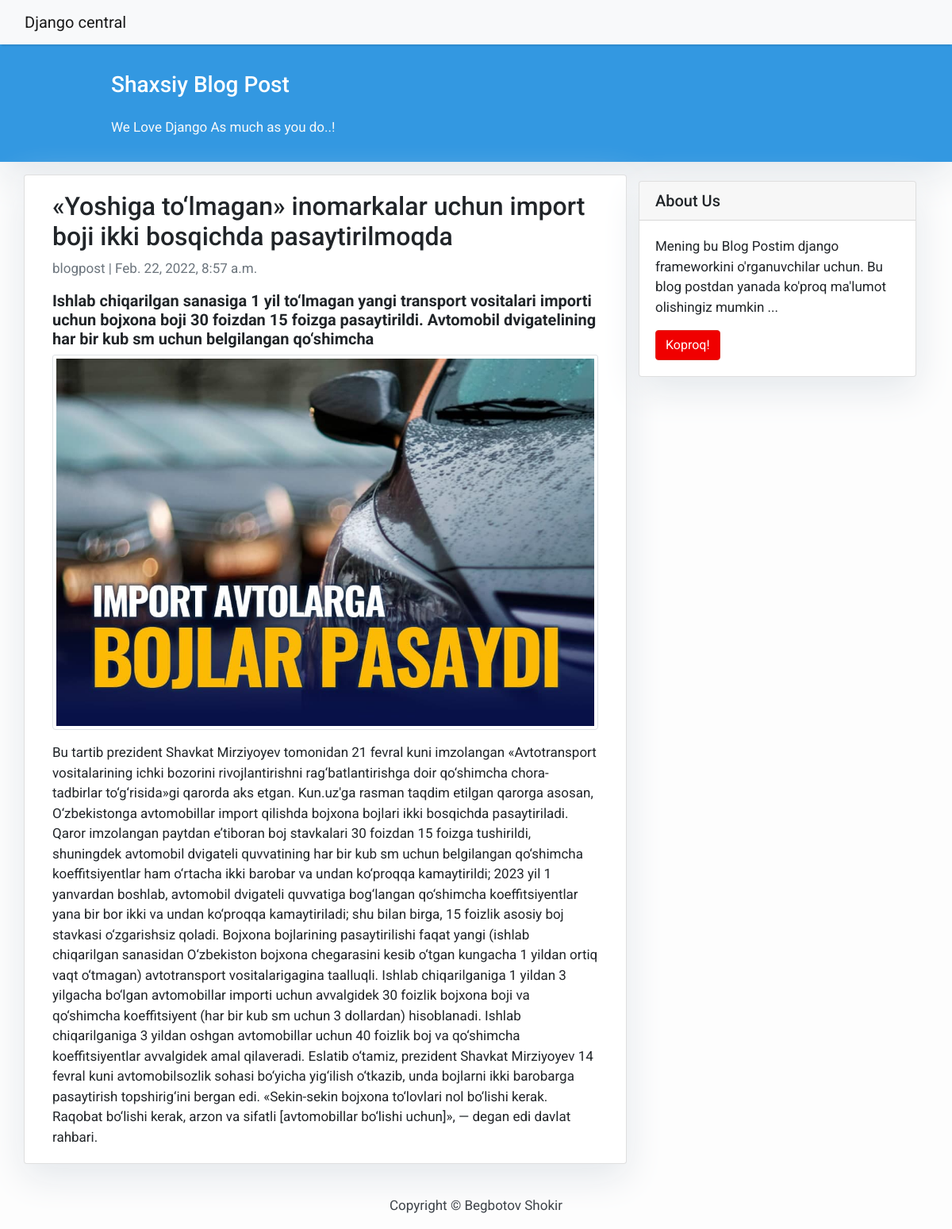
The app's page /rastamojka/ with its own data.
### post/models.py (models this page shows, shortened)
class Yangiliklar(models.Model):
	STATUS = (
		(0, 'Draft'),
		(1, 'Publish')
		)
	title = models.CharField(max_length=200, null=True)
	main_content = models.CharField(max_length=200, null=True)
	content = models.TextField(null=True)
	author = models.ForeignKey(User, on_delete = models.SET_NULL, blank=True, null=True)
	sana = models.DateTimeField(auto_now=True)
	slug = models.SlugField(max_length=100)
	status = models.IntegerField(default=0, choices = STATUS)
	image = models.ImageField(upload_to='images', null=True)

### post/views.py (the view)
# urls.py: path('<str:pk>/', detail, name='detail'),
def detail(request, pk):
	detail = Yangiliklar.objects.get(slug=pk)
	context = {'detail':detail}
	return render(request, 'detail.html', context)

### post/templates/detail.html
{% extends 'base.html' %}
{% load static %}
{% block content %}
<div class="container">
  <div class="row">
    <div class="col-md-8 card mb-4  mt-3 left  top">
      <div class="card-body">
        <h2>{{detail.title}}</h2>
        <p class=" text-muted">{{detail.author}} | {{detail.sana}}</p>
        <h5 class="card-text "><b>{{detail.main_content }}</b></h5>
        <img src="{{detail.image.url}}" alt="rasm" class="card-img-top img-thumbnail mb-3">
        <p class="card-text ">{{detail.content }}</p>
      </div>
    </div>
		<div class="col-md-4 float-right ">
			<div class="card my-4">
        		<h5 class="card-header">About Us</h5>
    			<div class="card-body">
        				<p class="card-text"> Mening bu Blog Postim django frameworkini o'rganuvchilar uchun. Bu blog postdan yanada ko'proq ma'lumot olishingiz mumkin ...</p>
        				<a href="#" class="btn btn-danger">Koproq!</a>
    			</div>
			</div>
		</div>
    </div>
</div>
  {% endblock content %}

### static/css/main.css (style rules this page uses)
body { font-family: "Roboto", sans-serif; font-size: 17px; background-color: #fdfdfd; }
.btn-danger { color: #fff; background-color: #f00000; border-color: #dc281e; }
.card { box-shadow: 0 16px 48px #E3E7EB; }

### records on screen
Yangiliklar: title "«Yoshiga to‘lmagan» inomarkalar uchun import boji ikki bosqichda pasaytirilmoqda", author "blogpost", sana "Feb. 22, 2022, 8:57 a.m.", main_content "Ishlab chiqarilgan sanasiga 1 yil to‘lmagan yangi transport vositalari importi uchun bojxona boji 30 foizdan 15 foizga pasaytirildi. Avtomobil dvigatelining har bir kub sm uchun belgilangan qo‘shimcha", image (picture), content "Bu tartib prezident Shavkat Mirziyoyev tomonidan 21 fevral kuni imzolangan «Avtotransport vositalarining ichki bozorini rivojlantirishni rag‘batlantirishga doir qo‘shimcha chora-tadbirlar to‘g‘risida»gi qarorda aks etgan. Kun.uz'ga rasman taqdim etilgan qarorga asosan, O‘zbekistonga avtomobillar import qilishda bojxona bojlari ikki bosqichda pasaytiriladi. Qaror imzolangan paytdan e’tiboran boj stavkalari 30 foizdan 15 foizga tushirildi, shuningdek avtomobil dvigateli quvvatining har bir kub sm uchun belgilangan qo‘shimcha koeffitsiyentlar ham o‘rtacha ikki barobar va undan ko‘proqqa kamaytirildi; 2023 yil 1 yanvardan boshlab, avtomobil dvigateli quvvatiga bog‘langan qo‘shimcha…"
